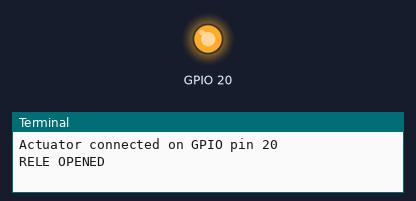
The program below on a simulated Raspberry Pi (BCM pin numbers). On the bench: output pins drawn as LEDs (lit = HIGH), the last lines printed to the terminal.

Above: at 10.0 s.
At 21.5 s:
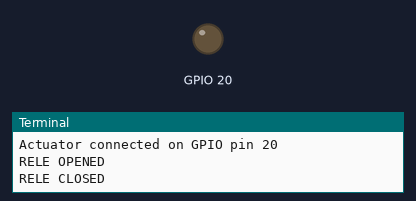
Timing chart, 0 to 29.9 s (numbered marks = the images above):
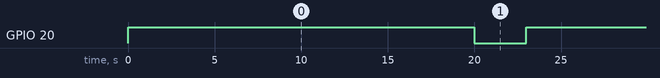

The program:

rele_actuator.py
```python
import time

import gpiod

RELE_PIN = 20


def connect_rele(pin):
    request = gpiod.request_lines(
        "/dev/gpiochip4", consumer="rele-actuator", config={pin: gpiod.LineSettings(direction=gpiod.line.Direction.OUTPUT)}
    )
    return request


if __name__ == "__main__":
    request = connect_rele(RELE_PIN)

    print(f"Actuator connected on GPIO pin {RELE_PIN}")

    try:
        while True:
            print("RELE OPENED")
            request.set_value(RELE_PIN, gpiod.line.Value.ACTIVE)
            time.sleep(20)
            print("RELE CLOSED")
            request.set_value(RELE_PIN, gpiod.line.Value.INACTIVE)
            time.sleep(3)
    except KeyboardInterrupt:
        print("SHUTTING DOWN")
        request.set_value(RELE_PIN, gpiod.line.Value.INACTIVE)
    finally:
        request.release()
```

Measured:
- by itself, GPIO 20: alternates HIGH for 20.0 s and LOW for 3.0 s
